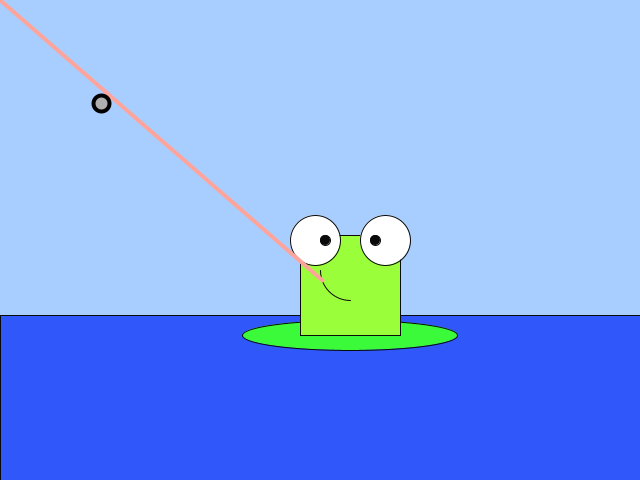
Frame 1 (no input)
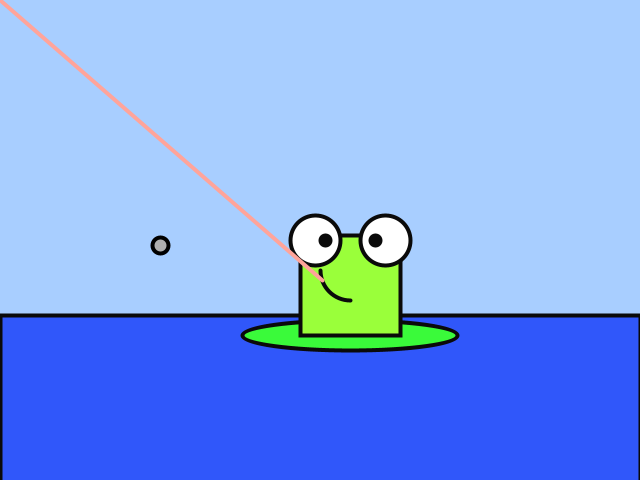
Frame 60 (the mouse pressed at the canvas centre just before this capture)
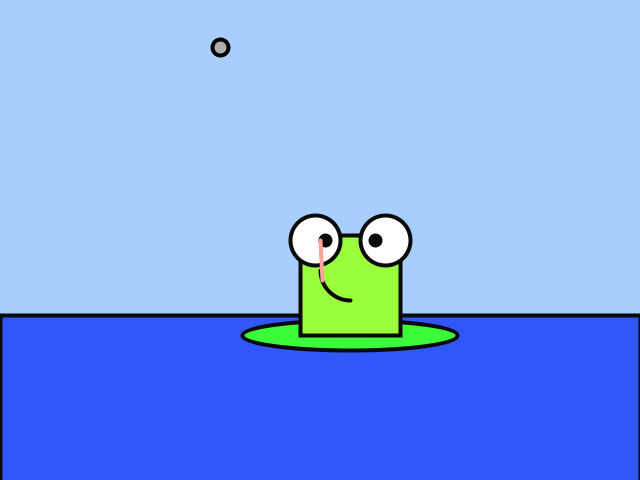
Frame 120 (the mouse held since frame 60 and released just before this capture)

The Processing sketch that drew these frames (run headless with seeded random() and noise(); from frame 60 on, the mouse is pressed at the canvas centre):

// Processing sketch: processing_75499
// ── processing_75499.pde

float x = 100;
float y = 100;
float xspeed = 1;
float yspeed = 3.3;

void setup(){
  size(640, 480);
}

void draw(){
  background(164, 204, 255);
  smooth();
  fill(40, 80, 250);
  rect(0, 315, 640, 640);
  fill(50, 250, 50);
  ellipse(350, 335, 215, 30);
fill(150,255,50);
  rect(300, 235, 100, 100);
  fill(255, 255, 255);
  ellipse(315, 240, 50, 50);
  ellipse(385, 240, 50, 50);
  fill(0, 0, 0);
  ellipse(325, 240, 10, 10);
  ellipse(375, 240, 10, 10);
  noFill();
  
arc(350, 270, 60, 60, HALF_PI, PI);

strokeWeight(4);
stroke(255, 160, 150);
line(322, 280, mouseX, mouseY);




noStroke();
  fill(255,10);
  rect(0,0,width,height);
   x = x + xspeed;
  y = y + yspeed;
    if ((x > 500) || (x < 0)) {
    xspeed = xspeed * -1;
     }
  if ((y > 270) || (y < 0)) {
    yspeed = yspeed * -1;
  }
    stroke(0);
  fill(175);
  ellipse(x,y,16,16);

}
